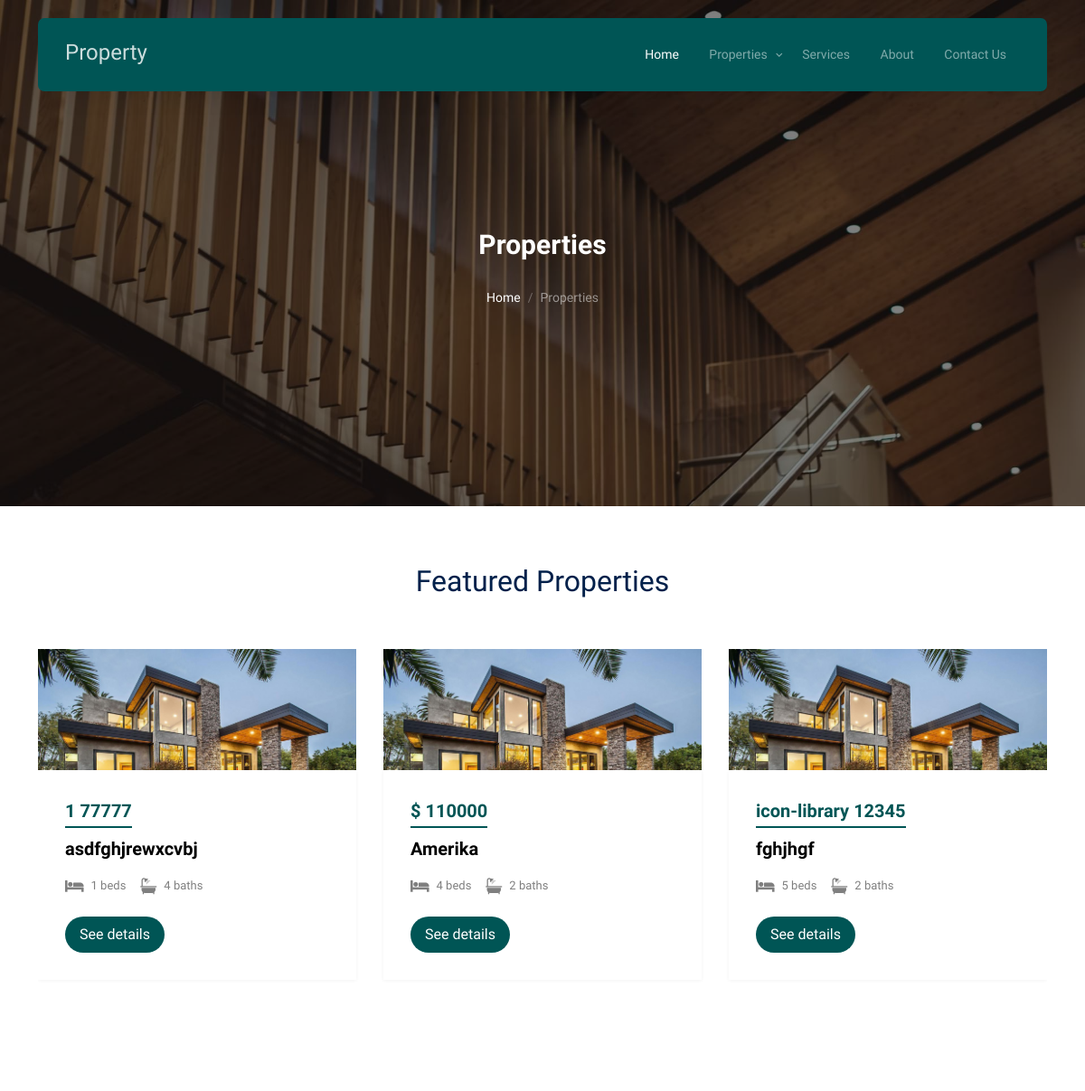
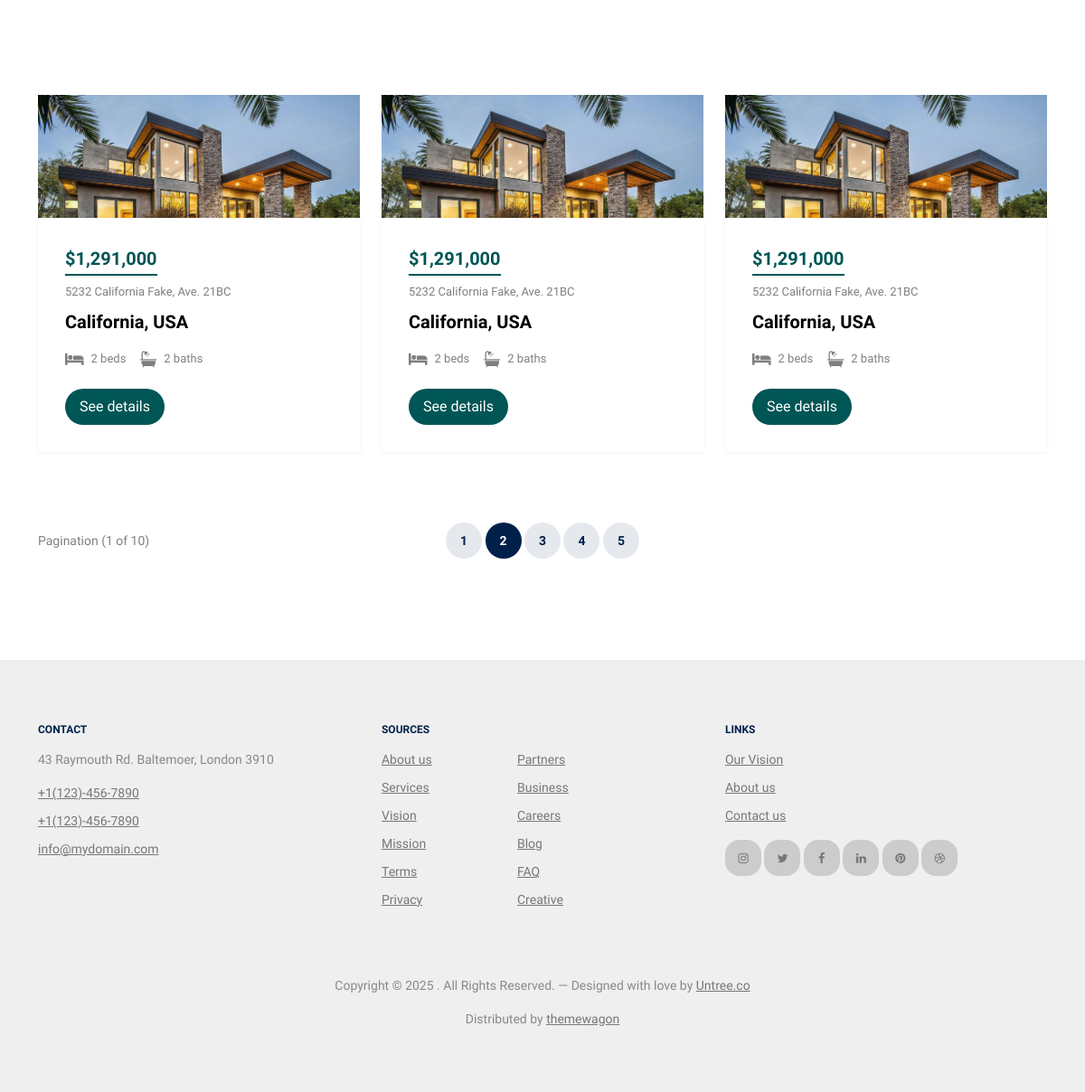
Page /properties/ on the committed database (2 pictures, top to bottom).
### home/models.py (models this page shows, shortened)
class Home(models.Model):
    image = models.ImageField(upload_to='images/home')
    type = models.CharField(max_length=120)
    price = models.IntegerField()
    city = models.TextField(null=True, blank=True)
    location = models.TextField()
    beds = models.TextField(null=True, blank=True)
    baths = models.TextField(null=True, blank=True)

### home/views.py (the view)
# urls.py: path('properties/', PropertiesView.as_view(), name='properties'),
class PropertiesView(View):
    def get(self, request, *args, **kwargs):
        homes = Home.objects.all()
        context = {
            'homes': homes,
        }
        return render(request, 'properties.html', context)

### templates/properties.html (shortened to what this page needs)
{% extends 'base.html' %}
{% load static %}
{% block content %}
<div
        class="hero page-inner overlay"
        style="background-image: url('../static/images/hero_bg_1.jpg')"
>
    <div class="container">
        <div class="row justify-content-center align-items-center">
            <div class="col-lg-9 text-center mt-5">
                <h1 class="heading" data-aos="fade-up">Properties</h1>
                <nav
                        aria-label="breadcrumb"
                        data-aos="fade-up"
                        data-aos-delay="200"
                >
                    <ol class="breadcrumb text-center justify-content-center">
                        <li class="breadcrumb-item"><a href="{% url 'home' %}">Home</a></li>
                        <li
                                class="breadcrumb-item active text-white-50"
                                aria-current="page"
                        >
                            Properties
                        </li>
                    </ol>
                </nav>
            </div>
        </div>
    </div>
</div>
<div class="section">
    <div class="container">
        <div class="row mb-5 align-items-center">
            <div class="col-lg-6 text-center mx-auto">
                <h2 class="font-weight-bold text-primary heading">
                    Featured Properties
                </h2>
            </div>
        </div>
        <div class="row">
            <div class="col-12">
                <div class="property-slider-wrap">
                    <div class="property-slider">
                        {% for i in homes%}
                        <div class="property-item">
                            <a href="property-single.html" class="img">
                                <img src="{{ i.image.url }}" alt="Image" class="img-fluid"/>
                            </a>
                            <div class="property-content">
                                <div class="price mb-2"><span>{{i.type}} {{i.price }}</span></div>
                                <div>
                                    <span class="city d-block mb-3">{{ i.location}}</span>
                                    <div class="specs d-flex mb-4">
                        <span class="d-block d-flex align-items-center me-3">
                          <span class="icon-bed me-2"></span>
                          <span class="caption">{{i.beds}} beds</span>
                        </span>
                                        <span class="d-block d-flex align-items-center">
                          <span class="icon-bath me-2"></span>
                          <span class="caption">{{i.baths}} baths</span>
                        </span>
                                    </div>
                                    <a
                                            href="property-single.html"
                                            class="btn btn-primary py-2 px-3"
                                    >See details</a
                                    >
                                </div>
                            </div>
                        </div>
                        {% endfor %}
                    </div>
                </div>
            </div>
        </div>
    </div>
</div>
<div class="section section-properties">
    <div class="container">
        <div class="row">
            {% for i in homes %}
            <div class="col-xs-12 col-sm-6 col-md-6 col-lg-4">
                <div class="property-item mb-30">
                    <a href="property-single.html" class="img">
                        <img src="{{ i.image.url }}" alt="Image" class="img-fluid"/>
                    </a>
                    <div class="property-content">
                        <div class="price mb-2"><span>$1,291,000</span></div>
                        <div>
                  <span class="d-block mb-2 text-black-50"
                  >5232 California Fake, Ave. 21BC</span
                  >
                            <span class="city d-block mb-3">California, USA</span>
                            <div class="specs d-flex mb-4">
                    <span class="d-block d-flex align-items-center me-3">
                      <span class="icon-bed me-2"></span>
                      <span class="caption">2 beds</span>
                    </span>
                                <span class="d-block d-flex align-items-center">
                      <span class="icon-bath me-2"></span>
                      <span class="caption">2 baths</span>
                    </span>
                            </div>
                            <a
                                    href="property-single.html"
                                    class="btn btn-primary py-2 px-3"
                            >See details</a
                            >
                        </div>
                    </div>
                </div>
            </div>
            {% endfor %}
        </div>
        <div class="row align-items-center py-5">
            <div class="col-lg-3">Pagination (1 of 10)</div>
            <div class="col-lg-6 text-center">
                <div class="custom-pagination">
                    <a href="#">1</a>
                    <a href="#" class="active">2</a>
                    <a href="#">3</a>
                    <a href="#">4</a>
                    <a href="#">5</a>
                </div>
            </div>
        </div>
    </div>
</div>
{% endblock %}

### templates/base.html (shortened to what this page needs)
{% load static %}
<!DOCTYPE html>
<html lang="en">
<head>
    <link rel="stylesheet" href="{% static 'fonts/icomoon/style.css' %}"/>
    <link rel="stylesheet" href="{% static 'fonts/flaticon/font/flaticon.css' %}"/>
    <link rel="stylesheet" href="{% static 'css/tiny-slider.css' %}"/>
    <link rel="stylesheet" href="{% static 'css/aos.css' %}"/>
    <link rel="stylesheet" href="{% static 'css/style.css' %}"/>
</head>
<body>
<nav class="site-nav">
    <div class="container">
        <div class="menu-bg-wrap">
            <div class="site-navigation">
                <a href="index.html" class="logo m-0 float-start">Property</a>
                <ul
                        class="js-clone-nav d-none d-lg-inline-block text-start site-menu float-end"
                >
                    <li class="active"><a href="{% url 'home' %}">Home</a></li>
                    <li class="has-children">
                        <a href="{% url 'properties' %}">Properties</a>
                    </li>
                    <li><a href="{% url 'service' %}">Services</a></li>
                    <li><a href="{% url 'about' %}">About</a></li>
                    <li><a href="contact.html">Contact Us</a></li>
                </ul>
            </div>
        </div>
    </div>
</nav>
{% block content %}
{% endblock %}
<div class="site-footer">
    <div class="container">
        <div class="row">
            <div class="col-lg-4">
                <div class="widget">
                    <h3>Contact</h3>
                    <address>43 Raymouth Rd. Baltemoer, London 3910</address>
                    <ul class="list-unstyled links">
                        <li><a href="tel://11234567890">+1(123)-456-7890</a></li>
                        <li><a href="tel://11234567890">+1(123)-456-7890</a></li>
                        <li>
                            <a href="mailto:info@mydomain.com">info@mydomain.com</a>
                        </li>
                    </ul>
                </div>
            </div>
            <div class="col-lg-4">
                <div class="widget">
                    <h3>Sources</h3>
                    <ul class="list-unstyled float-start links">
                        <li><a href="#">About us</a></li>
                        <li><a href="#">Services</a></li>
                        <li><a href="#">Vision</a></li>
                        <li><a href="#">Mission</a></li>
                        <li><a href="#">Terms</a></li>
                        <li><a href="#">Privacy</a></li>
                    </ul>
                    <ul class="list-unstyled float-start links">
                        <li><a href="#">Partners</a></li>
                        <li><a href="#">Business</a></li>
                        <li><a href="#">Careers</a></li>
                        <li><a href="#">Blog</a></li>
                        <li><a href="#">FAQ</a></li>
                        <li><a href="#">Creative</a></li>
                    </ul>
                </div>
            </div>
            <div class="col-lg-4">
                <div class="widget">
                    <h3>Links</h3>
                    <ul class="list-unstyled links">
                        <li><a href="#">Our Vision</a></li>
                        <li><a href="#">About us</a></li>
                        <li><a href="#">Contact us</a></li>
                    </ul>
                    <ul class="list-unstyled social">
                        <li>
                            <a href="#"><span class="icon-instagram"></span></a>
                        </li>
                        <li>
                            <a href="#"><span class="icon-twitter"></span></a>
                        </li>
                        <li>
                            <a href="#"><span class="icon-facebook"></span></a>
                        </li>
                        <li>
                            <a href="#"><span class="icon-linkedin"></span></a>
                        </li>
                        <li>
                            <a href="#"><span class="icon-pinterest"></span></a>
                        </li>
                        <li>
                            <a href="#"><span class="icon-dribbble"></span></a>
                        </li>
                    </ul>
                </div>
            </div>
        </div>
        <div class="row mt-5">
            <div class="col-12 text-center">
                <p>
                    Copyright &copy;
                    . All Rights Reserved. &mdash; Designed with love by
                    <a href="https://untree.co">Untree.co</a>
                </p>
                <div>
                    Distributed by
                    <a href="https://themewagon.com/" target="_blank">themewagon</a>
                </div>
            </div>
        </div>
    </div>
</div>
</body>
</html>

### static/css/tiny-slider.css (style rules this page uses)
.tns-slider { -webkit-transition:all 0s;-moz-transition:all 0s;transition:all 0s }
.tns-slider>.tns-item { -webkit-box-sizing:border-box;-moz-box-sizing:border-box;box-sizing:border-box }
.tns-horizontal.tns-subpixel { white-space:nowrap }
.tns-horizontal.tns-subpixel>.tns-item { display:inline-block;vertical-align:top;white-space:normal }
.tns-transparent { opacity:0;visibility:hidden }

### rows in the picture
Home: image (picture), type "1", price "77777", location "asdfghjrewxcvbj", beds "1", baths "4"
Home: image (picture), type "$", price "110000", location "Amerika", beds "4", baths "2"
Home: image (picture), type "icon-library", price "12345", location "fghjhgf", beds "5", baths "2"
